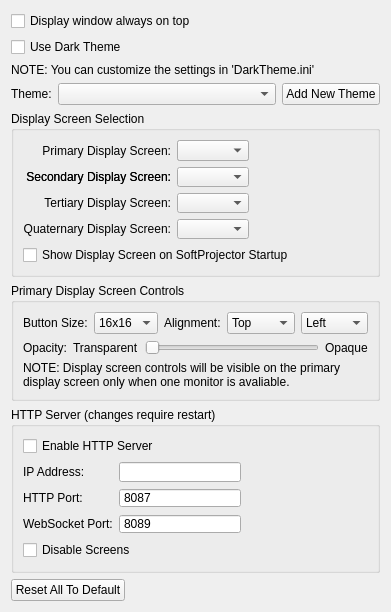
<?xml version="1.0" encoding="UTF-8"?>
<ui version="4.0">
 <class>GeneralSettingWidget</class>
 <widget class="QWidget" name="GeneralSettingWidget">
  <property name="geometry">
   <rect>
    <x>0</x>
    <y>0</y>
    <width>371</width>
    <height>519</height>
   </rect>
  </property>
  <layout class="QVBoxLayout" name="verticalLayout">
   <item>
    <widget class="QCheckBox" name="checkBoxDisplayOnTop">
     <property name="toolTip">
      <string>If checked, the screen &quot;window&quot; is always drawn on top of other windows. This prevents the user from accidently drawing a window onto the projector's screen.</string>
     </property>
     <property name="text">
      <string>Display window always on top</string>
     </property>
    </widget>
   </item>
   <item>
    <widget class="QCheckBox" name="checkBoxUseDarkTheme">
     <property name="toolTip">
      <string>Immediately Updates Registry</string>
     </property>
     <property name="text">
      <string>Use Dark Theme</string>
     </property>
    </widget>
   </item>
   <item>
    <widget class="QLabel" name="labelDarkThemeInfo">
     <property name="toolTip">
      <string/>
     </property>
     <property name="text">
      <string>NOTE: You can customize the settings in 'DarkTheme.ini'</string>
     </property>
    </widget>
   </item>
   <item>
    <layout class="QHBoxLayout" name="horizontalLayout_2">
     <item>
      <widget class="QLabel" name="label">
       <property name="text">
        <string>Theme:</string>
       </property>
      </widget>
     </item>
     <item>
      <widget class="QComboBox" name="comboBoxTheme">
       <property name="sizePolicy">
        <sizepolicy hsizetype="MinimumExpanding" vsizetype="Fixed">
         <horstretch>0</horstretch>
         <verstretch>0</verstretch>
        </sizepolicy>
       </property>
      </widget>
     </item>
     <item>
      <widget class="QPushButton" name="pushButtonAddTheme">
       <property name="text">
        <string>Add New Theme</string>
       </property>
       <property name="icon">
        <iconset resource="softprojector.qrc">
         <normaloff>:/icons/icons/add.png</normaloff>:/icons/icons/add.png</iconset>
       </property>
      </widget>
     </item>
    </layout>
   </item>
   <item>
    <widget class="QGroupBox" name="groupBoxDisplayScreen">
     <property name="title">
      <string>Display Screen Selection</string>
     </property>
     <layout class="QGridLayout" name="gridLayout">
      <item row="1" column="1">
       <widget class="QComboBox" name="comboBoxDisplayScreen_2">
        <property name="sizePolicy">
         <sizepolicy hsizetype="Expanding" vsizetype="Fixed">
          <horstretch>0</horstretch>
          <verstretch>0</verstretch>
         </sizepolicy>
        </property>
        <property name="toolTip">
         <string>Select onto which screen to display</string>
        </property>
       </widget>
      </item>
      <item row="0" column="1">
       <widget class="QComboBox" name="comboBoxDisplayScreen">
        <property name="sizePolicy">
         <sizepolicy hsizetype="MinimumExpanding" vsizetype="Fixed">
          <horstretch>0</horstretch>
          <verstretch>0</verstretch>
         </sizepolicy>
        </property>
        <property name="toolTip">
         <string>Select onto which screen to display</string>
        </property>
       </widget>
      </item>
      <item row="1" column="0">
       <widget class="QLabel" name="label_displayScreen_2">
        <property name="text">
         <string>Secondary Display Screen:</string>
        </property>
        <property name="alignment">
         <set>Qt::AlignRight|Qt::AlignTrailing|Qt::AlignVCenter</set>
        </property>
       </widget>
      </item>
      <item row="0" column="2">
       <spacer name="horizontalSpacer_2">
        <property name="orientation">
         <enum>Qt::Horizontal</enum>
        </property>
        <property name="sizeHint" stdset="0">
         <size>
          <width>162</width>
          <height>20</height>
         </size>
        </property>
       </spacer>
      </item>
      <item row="2" column="2">
       <spacer name="horizontalSpacer_5">
        <property name="orientation">
         <enum>Qt::Horizontal</enum>
        </property>
        <property name="sizeHint" stdset="0">
         <size>
          <width>40</width>
          <height>20</height>
         </size>
        </property>
       </spacer>
      </item>
      <item row="0" column="0">
       <widget class="QLabel" name="label_displayScreen">
        <property name="text">
         <string>Primary Display Screen:</string>
        </property>
        <property name="alignment">
         <set>Qt::AlignRight|Qt::AlignTrailing|Qt::AlignVCenter</set>
        </property>
       </widget>
      </item>
      <item row="2" column="1">
       <widget class="QComboBox" name="comboBoxDisplayScreen_3">
        <property name="sizePolicy">
         <sizepolicy hsizetype="Expanding" vsizetype="Fixed">
          <horstretch>0</horstretch>
          <verstretch>0</verstretch>
         </sizepolicy>
        </property>
        <property name="toolTip">
         <string>Select onto which screen to display</string>
        </property>
       </widget>
      </item>
      <item row="0" column="1">
       <widget class="QComboBox" name="comboBoxDisplayScreen">
        <property name="sizePolicy">
         <sizepolicy hsizetype="MinimumExpanding" vsizetype="Fixed">
          <horstretch>0</horstretch>
          <verstretch>0</verstretch>
         </sizepolicy>
        </property>
        <property name="toolTip">
         <string>Select onto which screen to dispaly</string>
        </property>
       </widget>
      </item>
      <item row="2" column="0">
       <widget class="QLabel" name="label_displayScreen_3">
        <property name="text">
         <string>Tertiary Display Screen:</string>
        </property>
        <property name="alignment">
         <set>Qt::AlignRight|Qt::AlignTrailing|Qt::AlignVCenter</set>
        </property>
       </widget>
      </item>
      <item row="1" column="0">
       <widget class="QLabel" name="label_displayScreen_2">
        <property name="text">
         <string>Secondary Display Screen:</string>
        </property>
        <property name="alignment">
         <set>Qt::AlignRight|Qt::AlignTrailing|Qt::AlignVCenter</set>
        </property>
       </widget>
      </item>
      <item row="4" column="0" colspan="3">
       <widget class="QCheckBox" name="checkBoxDisplayOnStartUp">
        <property name="text">
         <string>Show Display Screen on SoftProjector Startup</string>
        </property>
       </widget>
      </item>
      <item row="3" column="0">
       <widget class="QLabel" name="label_displayScreen_4">
        <property name="text">
         <string>Quaternary Display Screen:</string>
        </property>
        <property name="alignment">
         <set>Qt::AlignRight|Qt::AlignTrailing|Qt::AlignVCenter</set>
        </property>
       </widget>
      </item>
      <item row="3" column="1">
       <widget class="QComboBox" name="comboBoxDisplayScreen_4">
        <property name="toolTip">
         <string>Select onto which screen to display</string>
        </property>
       </widget>
      </item>
      <item row="3" column="2">
       <spacer name="horizontalSpacer_6">
        <property name="orientation">
         <enum>Qt::Horizontal</enum>
        </property>
        <property name="sizeHint" stdset="0">
         <size>
          <width>40</width>
          <height>20</height>
         </size>
        </property>
       </spacer>
      </item>
     </layout>
    </widget>
   </item>
   <item>
    <widget class="QGroupBox" name="groupBoxDisplayControls">
     <property name="title">
      <string>Primary Display Screen Controls</string>
     </property>
     <layout class="QGridLayout" name="gridLayout_4">
      <item row="2" column="0">
       <widget class="QLabel" name="labelControlsInfo">
        <property name="text">
         <string>NOTE: Display screen controls will be visible on the primary display screen only when one monitor is avaliable.</string>
        </property>
        <property name="wordWrap">
         <bool>true</bool>
        </property>
       </widget>
      </item>
      <item row="0" column="0">
       <layout class="QHBoxLayout" name="horizontalLayout">
        <item>
         <widget class="QLabel" name="labelIconSize">
          <property name="text">
           <string>Button Size:</string>
          </property>
         </widget>
        </item>
        <item>
         <widget class="QComboBox" name="comboBoxIconSize">
          <item>
           <property name="text">
            <string>16x16</string>
           </property>
          </item>
          <item>
           <property name="text">
            <string>24x24</string>
           </property>
          </item>
          <item>
           <property name="text">
            <string>32x32</string>
           </property>
          </item>
          <item>
           <property name="text">
            <string>48x48</string>
           </property>
          </item>
          <item>
           <property name="text">
            <string>64x64</string>
           </property>
          </item>
          <item>
           <property name="text">
            <string>96x96</string>
           </property>
          </item>
         </widget>
        </item>
        <item>
         <spacer name="horizontalSpacer_4">
          <property name="orientation">
           <enum>Qt::Horizontal</enum>
          </property>
          <property name="sizeHint" stdset="0">
           <size>
            <width>40</width>
            <height>20</height>
           </size>
          </property>
         </spacer>
        </item>
        <item>
         <widget class="QLabel" name="labelAlignment">
          <property name="text">
           <string>Alignment:</string>
          </property>
         </widget>
        </item>
        <item>
         <widget class="QComboBox" name="comboBoxControlsAlignV">
          <item>
           <property name="text">
            <string>Top</string>
           </property>
          </item>
          <item>
           <property name="text">
            <string>Middle</string>
           </property>
          </item>
          <item>
           <property name="text">
            <string>Bottom</string>
           </property>
          </item>
         </widget>
        </item>
        <item>
         <widget class="QComboBox" name="comboBoxControlsAlignH">
          <item>
           <property name="text">
            <string>Left</string>
           </property>
          </item>
          <item>
           <property name="text">
            <string>Center</string>
           </property>
          </item>
          <item>
           <property name="text">
            <string>Right</string>
           </property>
          </item>
         </widget>
        </item>
       </layout>
      </item>
      <item row="1" column="0">
       <layout class="QHBoxLayout" name="horizontalLayout_3">
        <item>
         <widget class="QLabel" name="labelOpacity">
          <property name="text">
           <string>Opacity:</string>
          </property>
         </widget>
        </item>
        <item>
         <widget class="QLabel" name="labelTransparent">
          <property name="text">
           <string>Transparent</string>
          </property>
         </widget>
        </item>
        <item>
         <widget class="QSlider" name="horizontalSliderOpacity">
          <property name="maximum">
           <number>102</number>
          </property>
          <property name="orientation">
           <enum>Qt::Horizontal</enum>
          </property>
         </widget>
        </item>
        <item>
         <widget class="QLabel" name="labelOpaque">
          <property name="text">
           <string>Opaque</string>
          </property>
         </widget>
        </item>
       </layout>
      </item>
     </layout>
    </widget>
   </item>
   <item>
    <widget class="QGroupBox" name="gridGroupBox">
     <property name="title">
      <string>HTTP Server (changes require restart)</string>
     </property>
     <layout class="QGridLayout" name="gridLayout_5">
      <property name="leftMargin">
       <number>9</number>
      </property>
      <property name="topMargin">
       <number>9</number>
      </property>
      <property name="rightMargin">
       <number>9</number>
      </property>
      <property name="bottomMargin">
       <number>9</number>
      </property>
      <item row="5" column="1">
       <widget class="QSpinBox" name="spinBoxWebSocketPort">
        <property name="minimumSize">
         <size>
          <width>60</width>
          <height>0</height>
         </size>
        </property>
        <property name="frame">
         <bool>true</bool>
        </property>
        <property name="buttonSymbols">
         <enum>QAbstractSpinBox::NoButtons</enum>
        </property>
        <property name="maximum">
         <number>9999</number>
        </property>
        <property name="value">
         <number>8089</number>
        </property>
       </widget>
      </item>
      <item row="4" column="2">
       <spacer name="horizontalSpacer_5">
        <property name="orientation">
         <enum>Qt::Horizontal</enum>
        </property>
        <property name="sizeType">
         <enum>QSizePolicy::Expanding</enum>
        </property>
        <property name="sizeHint" stdset="0">
         <size>
          <width>40</width>
          <height>20</height>
         </size>
        </property>
       </spacer>
      </item>
      <item row="4" column="0">
       <widget class="QLabel" name="label_httpPort">
        <property name="enabled">
         <bool>true</bool>
        </property>
        <property name="sizePolicy">
         <sizepolicy hsizetype="Minimum" vsizetype="Preferred">
          <horstretch>0</horstretch>
          <verstretch>0</verstretch>
         </sizepolicy>
        </property>
        <property name="minimumSize">
         <size>
          <width>0</width>
          <height>0</height>
         </size>
        </property>
        <property name="maximumSize">
         <size>
          <width>16777213</width>
          <height>16777215</height>
         </size>
        </property>
        <property name="text">
         <string>HTTP Port:</string>
        </property>
       </widget>
      </item>
      <item row="7" column="0" colspan="3">
       <widget class="QCheckBox" name="checkBoxDisableScreens">
        <property name="toolTip">
         <string>Disable display forms for HTTP-only use (restart required).</string>
        </property>
        <property name="text">
         <string>Disable Screens</string>
        </property>
       </widget>
      </item>
      <item row="5" column="0">
       <widget class="QLabel" name="label_webSocketPort">
        <property name="text">
         <string>WebSocket Port:</string>
        </property>
       </widget>
      </item>
      <item row="4" column="1">
       <widget class="QSpinBox" name="spinBoxHttpPort">
        <property name="sizePolicy">
         <sizepolicy hsizetype="Preferred" vsizetype="Fixed">
          <horstretch>0</horstretch>
          <verstretch>0</verstretch>
         </sizepolicy>
        </property>
        <property name="minimumSize">
         <size>
          <width>60</width>
          <height>0</height>
         </size>
        </property>
        <property name="frame">
         <bool>true</bool>
        </property>
        <property name="buttonSymbols">
         <enum>QAbstractSpinBox::NoButtons</enum>
        </property>
        <property name="maximum">
         <number>9999</number>
        </property>
        <property name="value">
         <number>8087</number>
        </property>
       </widget>
      </item>
      <item row="0" column="0" colspan="3">
       <widget class="QCheckBox" name="checkBoxEnableHttpServer">
        <property name="text">
         <string>Enable HTTP Server</string>
        </property>
       </widget>
      </item>
      <item row="2" column="0">
       <widget class="QLabel" name="label_ipAddress">
        <property name="text">
         <string>IP Address:</string>
        </property>
       </widget>
      </item>
      <item row="2" column="1">
       <widget class="QLineEdit" name="lineEditHTTPServerIPAddress"/>
      </item>
     </layout>
    </widget>
   </item>
   <item>
    <spacer name="verticalSpacer">
     <property name="orientation">
      <enum>Qt::Vertical</enum>
     </property>
     <property name="sizeHint" stdset="0">
      <size>
       <width>20</width>
       <height>40</height>
      </size>
     </property>
    </spacer>
   </item>
   <item>
    <layout class="QGridLayout" name="gridLayout_2">
     <item row="0" column="0">
      <widget class="QPushButton" name="pushButtonDefault">
       <property name="text">
        <string>Reset All To Default</string>
       </property>
      </widget>
     </item>
     <item row="0" column="1">
      <spacer name="horizontalSpacer">
       <property name="orientation">
        <enum>Qt::Horizontal</enum>
       </property>
       <property name="sizeHint" stdset="0">
        <size>
         <width>40</width>
         <height>20</height>
        </size>
       </property>
      </spacer>
     </item>
    </layout>
   </item>
  </layout>
 </widget>
 <tabstops>
  <tabstop>checkBoxDisplayOnTop</tabstop>
  <tabstop>comboBoxTheme</tabstop>
  <tabstop>pushButtonAddTheme</tabstop>
  <tabstop>comboBoxDisplayScreen</tabstop>
  <tabstop>comboBoxDisplayScreen_2</tabstop>
  <tabstop>comboBoxIconSize</tabstop>
  <tabstop>comboBoxControlsAlignV</tabstop>
  <tabstop>comboBoxControlsAlignH</tabstop>
  <tabstop>horizontalSliderOpacity</tabstop>
  <tabstop>pushButtonDefault</tabstop>
 </tabstops>
 <resources>
  <include location="softprojector.qrc"/>
 </resources>
 <connections/>
</ui>
